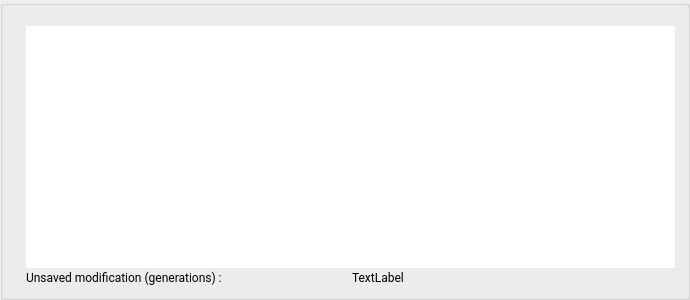
         <widget class="QGroupBox" name="groupBox_2">
          <property name="minimumSize">
           <size>
            <width>0</width>
            <height>300</height>
           </size>
          </property>
          <property name="title">
           <string/>
          </property>
          <widget class="QWidget" name="verticalLayoutWidget">
           <property name="geometry">
            <rect>
             <x>20</x>
             <y>20</y>
             <width>661</width>
             <height>271</height>
            </rect>
           </property>
           <layout class="QVBoxLayout" name="verticalLayout_2">
            <property name="spacing">
             <number>2</number>
            </property>
            <property name="leftMargin">
             <number>6</number>
            </property>
            <property name="topMargin">
             <number>6</number>
            </property>
            <property name="rightMargin">
             <number>6</number>
            </property>
            <property name="bottomMargin">
             <number>6</number>
            </property>
            <item>
             <layout class="QHBoxLayout" name="horizontalLayout_7">
              <property name="bottomMargin">
               <number>0</number>
              </property>
              <item>
               <widget class="QTableWidget" name="txt_log">
                <property name="font">
                 <font>
                  <family>Roboto</family>
                 </font>
                </property>
                <property name="styleSheet">
                 <string notr="true"/>
                </property>
                <property name="frameShape">
                 <enum>QFrame::NoFrame</enum>
                </property>
                <property name="frameShadow">
                 <enum>QFrame::Plain</enum>
                </property>
                <property name="lineWidth">
                 <number>2</number>
                </property>
                <property name="showDropIndicator" stdset="0">
                 <bool>false</bool>
                </property>
                <property name="selectionMode">
                 <enum>QAbstractItemView::ExtendedSelection</enum>
                </property>
                <property name="selectionBehavior">
                 <enum>QAbstractItemView::SelectRows</enum>
                </property>
                <property name="showGrid">
                 <bool>false</bool>
                </property>
                <property name="gridStyle">
                 <enum>Qt::NoPen</enum>
                </property>
                <property name="wordWrap">
                 <bool>false</bool>
                </property>
                <property name="cornerButtonEnabled">
                 <bool>false</bool>
                </property>
                <attribute name="horizontalHeaderVisible">
                 <bool>false</bool>
                </attribute>
                <attribute name="horizontalHeaderMinimumSectionSize">
                 <number>32</number>
                </attribute>
                <attribute name="horizontalHeaderShowSortIndicator" stdset="0">
                 <bool>false</bool>
                </attribute>
                <attribute name="horizontalHeaderStretchLastSection">
                 <bool>true</bool>
                </attribute>
                <attribute name="verticalHeaderVisible">
                 <bool>false</bool>
                </attribute>
                <attribute name="verticalHeaderDefaultSectionSize">
                 <number>20</number>
                </attribute>
                <attribute name="verticalHeaderMinimumSectionSize">
                 <number>20</number>
                </attribute>
                <column>
                 <property name="text">
                  <string/>
                 </property>
                </column>
                <column>
                 <property name="text">
                  <string>Time</string>
                 </property>
                </column>
                <column>
                 <property name="text">
                  <string>Info</string>
                 </property>
                </column>
               </widget>
              </item>
             </layout>
            </item>
            <item>
             <layout class="QHBoxLayout" name="horizontalLayout_6">
              <property name="bottomMargin">
               <number>0</number>
              </property>
              <item>
               <widget class="QLabel" name="lbl_info_pool_unsaved">
                <property name="font">
                 <font>
                  <family>Roboto</family>
                 </font>
                </property>
                <property name="text">
                 <string>Unsaved modification (generations) :</string>
                </property>
               </widget>
              </item>
              <item>
               <widget class="QLabel" name="lbl_pool_unsaved">
                <property name="font">
                 <font>
                  <family>Roboto</family>
                 </font>
                </property>
                <property name="text">
                 <string>TextLabel</string>
                </property>
               </widget>
              </item>
             </layout>
            </item>
           </layout>
          </widget>
         </widget>
